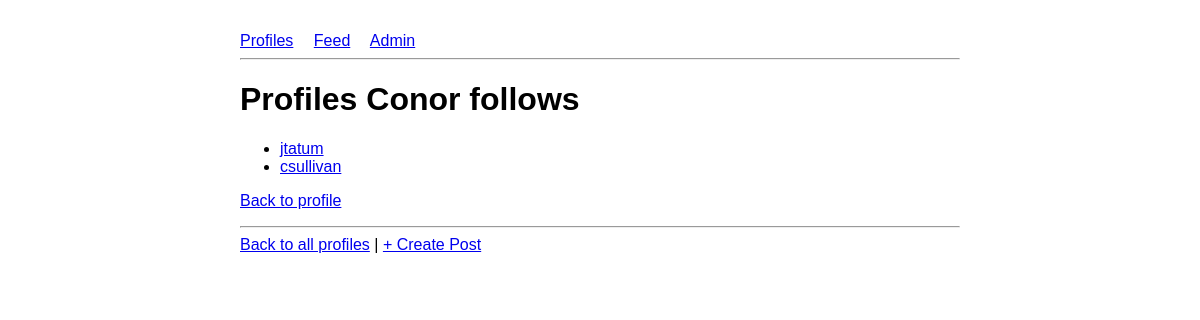
Page /mini_insta/profile/3/following on the committed database.
### mini_insta/models.py (models this page shows, shortened)
class Profile(models.Model):
    username = models.CharField(max_length=50, unique=True)
    display_name = models.CharField(max_length=100, blank=True)
    profile_image_url = models.URLField(blank=True)
    bio_text = models.TextField(blank=True)
    join_date = models.DateField(auto_now_add=True)
    def get_following(self):
        follows = Follow.objects.filter(follower_profile=self)
        return [f.profile for f in follows]

### mini_insta/views.py (the view)
# urls.py: path('profile/<int:pk>/following', views.ShowFollowingDetailView.as_view(), name='show_following'),
class ShowFollowingDetailView(DetailView):
    model = Profile
    template_name = 'mini_insta/show_following.html'
    context_object_name = 'profile'

### mini_insta/templates/mini_insta/show_following.html
{% extends 'mini_insta/base.html' %}
{% block content %}
<h1>Profiles {{ profile.username }} follows</h1>
<ul>
    {% for followed in profile.get_following %}
        <li>
            <a href="{% url 'mini_insta:show_profile' followed.pk %}">
                {{ followed.username }}
            </a>
        </li>
    {% empty %}
        <li>Not following anyone yet.</li>
    {% endfor %}
</ul>
<p><a href="{% url 'mini_insta:show_profile' profile.pk %}">Back to profile</a></p>
{% endblock %}

### mini_insta/templates/mini_insta/base.html (style rules this page uses)
body { font-family: sans-serif; max-width: 720px; margin: 2rem auto; }

### rows in the picture
Profile: username "Conor"
Profile: username "jtatum"
Profile: username "csullivan"
